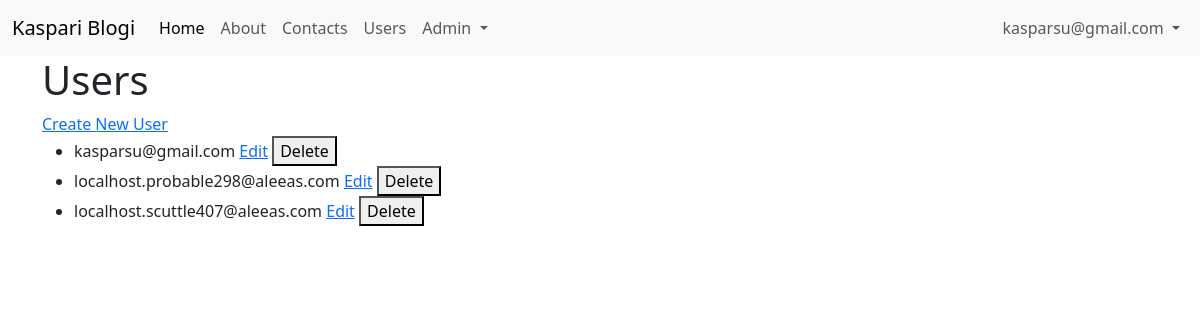
Page /users (signed in) on the committed database.
### tables this page shows
CREATE TABLE users
(
    id       integer
        constraint users_pk
            primary key autoincrement,
    email    text not null
        constraint users_pk2
            unique,
    password text not null
);

### src/Controllers/UserController.php (called while the page is built, shortened)
<?php
class UserController {
    public function index() {
        $users = User::all();
        include __DIR__ . '/../../views/users/index.php';
    }
}

### src/DB.php (called while the page is built, shortened)
<?php
class DB {
    public $conn;
    public function __construct()
    {
        try {
            $this->conn = new PDO("sqlite:" . __DIR__ . "/../db.sqlite");
            $this->conn->setAttribute(PDO::ATTR_ERRMODE, PDO::ERRMODE_EXCEPTION);
        } catch(PDOException $e) {
            echo "Connection failed: " . $e->getMessage();
        }
    }
    public function all($table, $class){
        $stmt = $this->conn->prepare("SELECT * FROM $table");
        $stmt->execute();
        $stmt->setFetchMode(PDO::FETCH_CLASS, $class);
        return $stmt->fetchAll();
    }
    public function find($table, $class, $id){
        $stmt = $this->conn->prepare("SELECT * FROM $table WHERE id=$id");
        $stmt->execute();
        $stmt->setFetchMode(PDO::FETCH_CLASS, $class);
        return $stmt->fetch();
    }
}

### src/Models/Model.php (called while the page is built, shortened)
<?php
class Model {
    public static $table;
    public static function all(){
        $db = new DB();
        return $db->all(static::$table, static::class);
    }
    public static function find($id){
        $db = new DB();
        return $db->find(static::$table, static::class, $id);
    }
}

### src/Models/User.php (called while the page is built, shortened)
<?php
class User extends Model {
    public static function auth(){
        if(isset($_SESSION['user_id'])){
            return User::find($_SESSION['user_id']);
        }
        return null;
    }
}

### helpers.php (called while the page is built, shortened)
<?php
function auth(){
    return User::auth();
}

### views/users/index.php (the view)
<?php include __DIR__ . '/../partials/header.php' ?>
    <h1>Users</h1>
    <a href="/users/create">Create New User</a>
    <ul>
        <?php foreach ($users as $user): ?>
            <li>
                <?php echo htmlspecialchars($user->email); ?>
                <a href="/users/edit/<?php echo $user->id; ?>">Edit</a>
                <form action="/users/destroy/<?php echo $user->id; ?>" method="POST" style="display:inline;">
                    <button type="submit">Delete</button>
                </form>
            </li>
        <?php endforeach; ?>
    </ul>

### views/partials/nav.php (shortened to what this page needs)
<nav class="navbar navbar-expand-lg bg-body-tertiary">
  <div class="container-fluid">
    <a class="navbar-brand" href="/">Kaspari Blogi</a>
    <div class="collapse navbar-collapse justify-content-between" id="navbarNav">
      <ul class="navbar-nav">
        <li class="nav-item">
          <a class="nav-link active" aria-current="page" href="/">Home</a>
        </li>
        <li class="nav-item">
          <a class="nav-link" href="/about">About</a>
        </li>
        <li class="nav-item">
          <a class="nav-link" href="/contacts">Contacts</a>
        </li>
        <li>
          <a class="nav-link" href="/users">Users</a>
        </li>
        <?php if(auth()): ?>
          <li class="nav-item dropdown">
            <a class="nav-link dropdown-toggle" href="#" role="button" data-bs-toggle="dropdown" aria-expanded="false">
              Admin
            </a>
          </li>
        <?php endif ?>
      </ul>
      <ul class="navbar-nav">
        <?php if(auth()): ?>
          <li class="nav-item dropdown">
            <a class="nav-link dropdown-toggle" href="#" role="button" data-bs-toggle="dropdown" aria-expanded="false">
              <?=auth()->email?>
            </a>
          </li>
        <?php endif ?>
      </ul>
    </div>
  </div>
</nav>

### rows in the picture
users: email "kasparsu@gmail.com"
users: email "localhost.probable298@aleeas.com"
users: email "localhost.scuttle407@aleeas.com"
